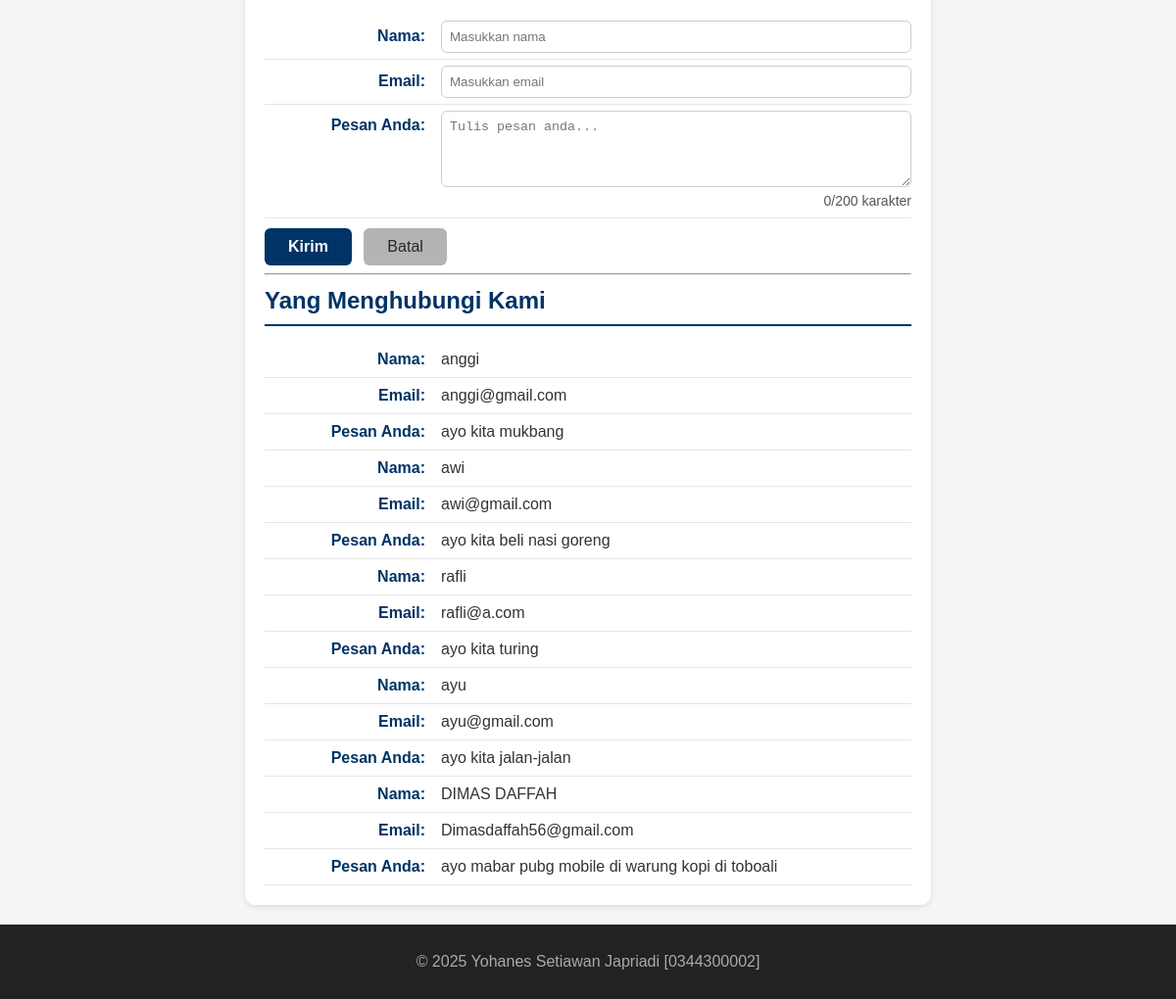
Before: / (lower part) with the older database file.
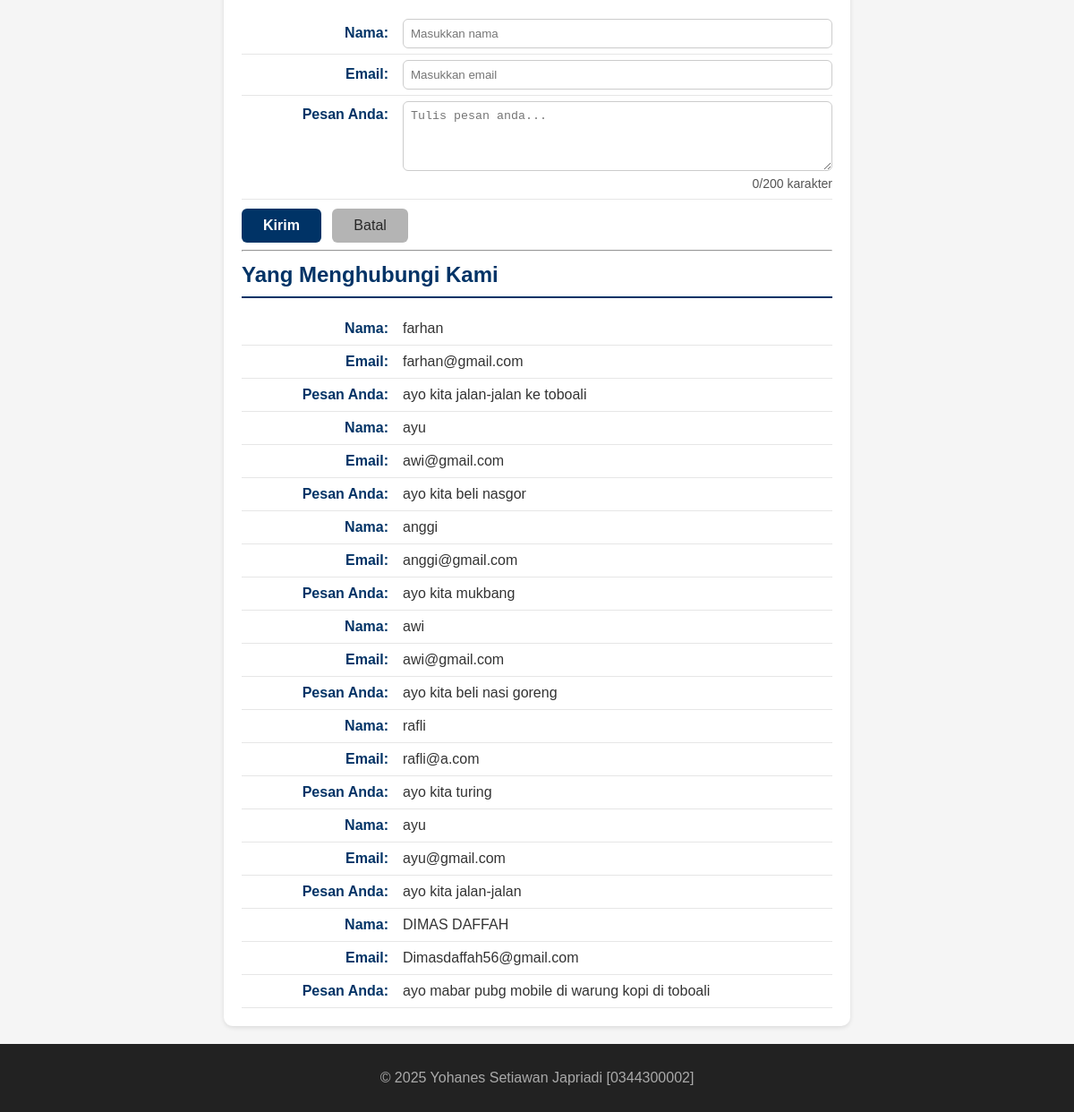
After: the same page with the newer database file.
### tables this page shows
CREATE TABLE `tbl_tamu` (
  `cid` int(11) NOT NULL,
  `cnama` varchar(100) DEFAULT NULL,
  `cemail` varchar(100) DEFAULT NULL,
  `cpesan` text,
  `dcreated_at` datetime NOT NULL DEFAULT CURRENT_TIMESTAMP
);

### fungsi.php (the view, shortened to what this page needs)
<?php
function bersihkan($str)
{
  return htmlspecialchars(trim($str));
}
function tampilkanBiodata($conf, $arr)
{
  $html = "";
  foreach ($conf as $k => $v) {
    $label = $v["label"];
    $nilai = bersihkan($arr[$k] ?? '');
    $suffix = $v["suffix"];
    $html .= "<p><strong>{$label}</strong> {$nilai}{$suffix}</p>";
  }
  return $html;
}

### read_inc.php
<?php
require 'koneksi.php';
$fieldContact = [
    "nama"  => ["label" => "Nama:",  "suffix" => ""],
    "email" => ["label" => "Email:", "suffix" => ""],
    "pesan" => ["label" => "Pesan Anda:", "suffix" => ""]
];
$sql = "SELECT * FROM tbl_tamu ORDER BY cid DESC";
$q = mysqli_query($conn, $sql);
if (!$q) {
    echo "<p>Gagal membaca data tamu: " . htmlspecialchars(mysqli_error($conn)) . "</p>";
} elseif (mysqli_num_rows($q) == 0) {
    echo "<p>Belum ada data tamu yang tersimpan.</p>";
} else {
    while ($row = mysqli_fetch_assoc($q)) {
        $arrContact = [
            "nama"  => $row["cnama"]  ?? "",
            "email" => $row["cemail"] ?? "",
            "pesan" => $row["cpesan"] ?? ""
        ];
        echo tampilkanBiodata($fieldContact, $arrContact);
    }
}
?>

Changed rows visible on the page:
added tbl_tamu: label "Nama:", cnama "farhan", label "Email:", cemail "farhan@gmail.com", label "Pesan Anda:", cpesan "ayo kita jalan-jalan ke toboali"
added tbl_tamu: label "Nama:", cnama "ayu", label "Email:", cemail "awi@gmail.com", label "Pesan Anda:", cpesan "ayo kita beli nasgor"
